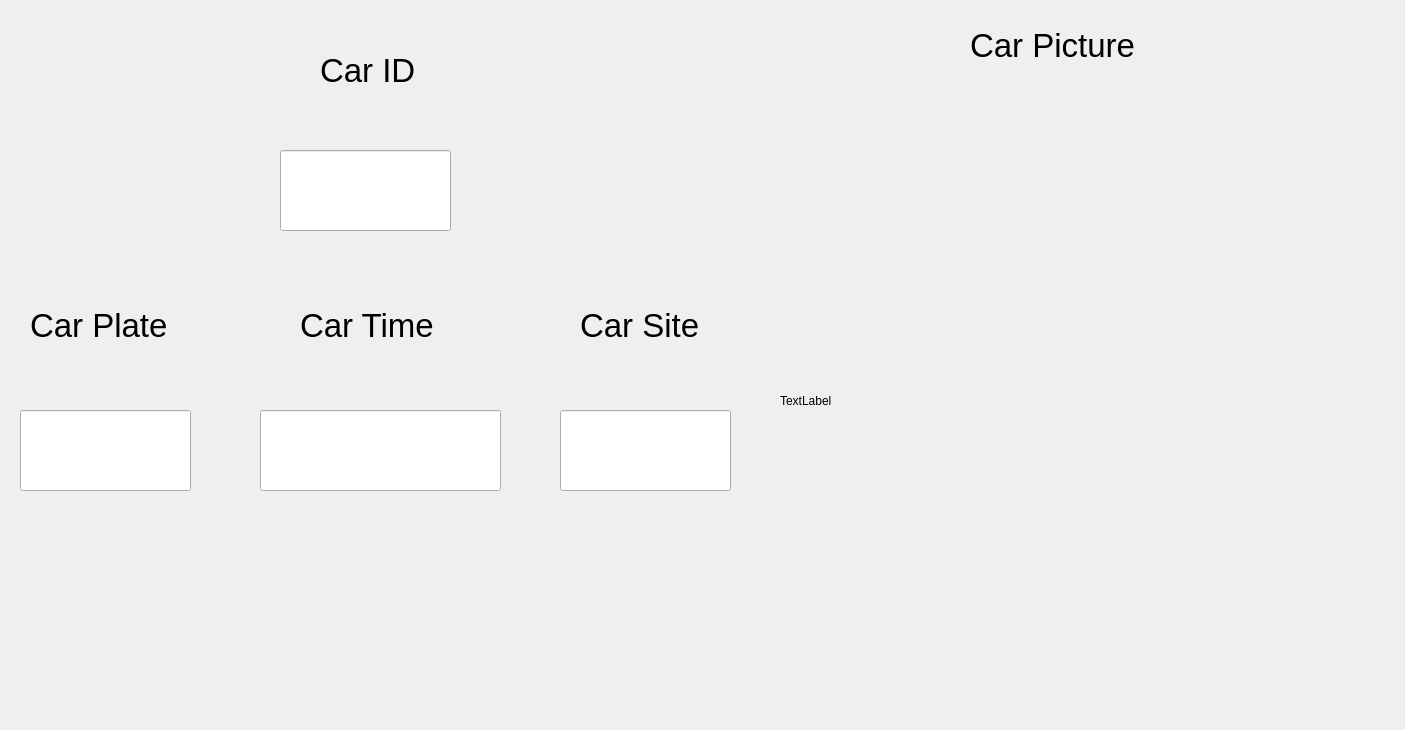
<?xml version="1.0" encoding="UTF-8"?>
<ui version="4.0">
 <class>OneCarWin</class>
 <widget class="QWidget" name="OneCarWin">
  <property name="geometry">
   <rect>
    <x>0</x>
    <y>0</y>
    <width>1405</width>
    <height>730</height>
   </rect>
  </property>
  <property name="windowTitle">
   <string>Form</string>
  </property>
  <widget class="QLabel" name="label">
   <property name="geometry">
    <rect>
     <x>780</x>
     <y>130</y>
     <width>591</width>
     <height>541</height>
    </rect>
   </property>
   <property name="text">
    <string>TextLabel</string>
   </property>
  </widget>
  <widget class="QLabel" name="label_2">
   <property name="geometry">
    <rect>
     <x>970</x>
     <y>30</y>
     <width>201</width>
     <height>31</height>
    </rect>
   </property>
   <property name="font">
    <font>
     <pointsize>25</pointsize>
    </font>
   </property>
   <property name="text">
    <string>Car Picture</string>
   </property>
  </widget>
  <widget class="QLabel" name="label_3">
   <property name="geometry">
    <rect>
     <x>30</x>
     <y>310</y>
     <width>201</width>
     <height>31</height>
    </rect>
   </property>
   <property name="font">
    <font>
     <pointsize>25</pointsize>
    </font>
   </property>
   <property name="text">
    <string>Car Plate</string>
   </property>
  </widget>
  <widget class="QLabel" name="label_5">
   <property name="geometry">
    <rect>
     <x>580</x>
     <y>310</y>
     <width>201</width>
     <height>31</height>
    </rect>
   </property>
   <property name="font">
    <font>
     <pointsize>25</pointsize>
    </font>
   </property>
   <property name="text">
    <string>Car Site</string>
   </property>
  </widget>
  <widget class="QLineEdit" name="lineEdit">
   <property name="geometry">
    <rect>
     <x>20</x>
     <y>410</y>
     <width>171</width>
     <height>81</height>
    </rect>
   </property>
  </widget>
  <widget class="QLineEdit" name="lineEdit_2">
   <property name="geometry">
    <rect>
     <x>260</x>
     <y>410</y>
     <width>241</width>
     <height>81</height>
    </rect>
   </property>
  </widget>
  <widget class="QLineEdit" name="lineEdit_3">
   <property name="geometry">
    <rect>
     <x>560</x>
     <y>410</y>
     <width>171</width>
     <height>81</height>
    </rect>
   </property>
  </widget>
  <widget class="QLabel" name="label_6">
   <property name="geometry">
    <rect>
     <x>300</x>
     <y>310</y>
     <width>201</width>
     <height>31</height>
    </rect>
   </property>
   <property name="font">
    <font>
     <pointsize>25</pointsize>
    </font>
   </property>
   <property name="text">
    <string>Car Time</string>
   </property>
  </widget>
  <widget class="QLineEdit" name="lineEdit_4">
   <property name="geometry">
    <rect>
     <x>280</x>
     <y>150</y>
     <width>171</width>
     <height>81</height>
    </rect>
   </property>
   <property name="text">
    <string/>
   </property>
  </widget>
  <widget class="QLabel" name="label_4">
   <property name="geometry">
    <rect>
     <x>320</x>
     <y>50</y>
     <width>201</width>
     <height>41</height>
    </rect>
   </property>
   <property name="font">
    <font>
     <pointsize>25</pointsize>
    </font>
   </property>
   <property name="text">
    <string>Car ID</string>
   </property>
  </widget>
 </widget>
 <resources/>
 <connections/>
</ui>
